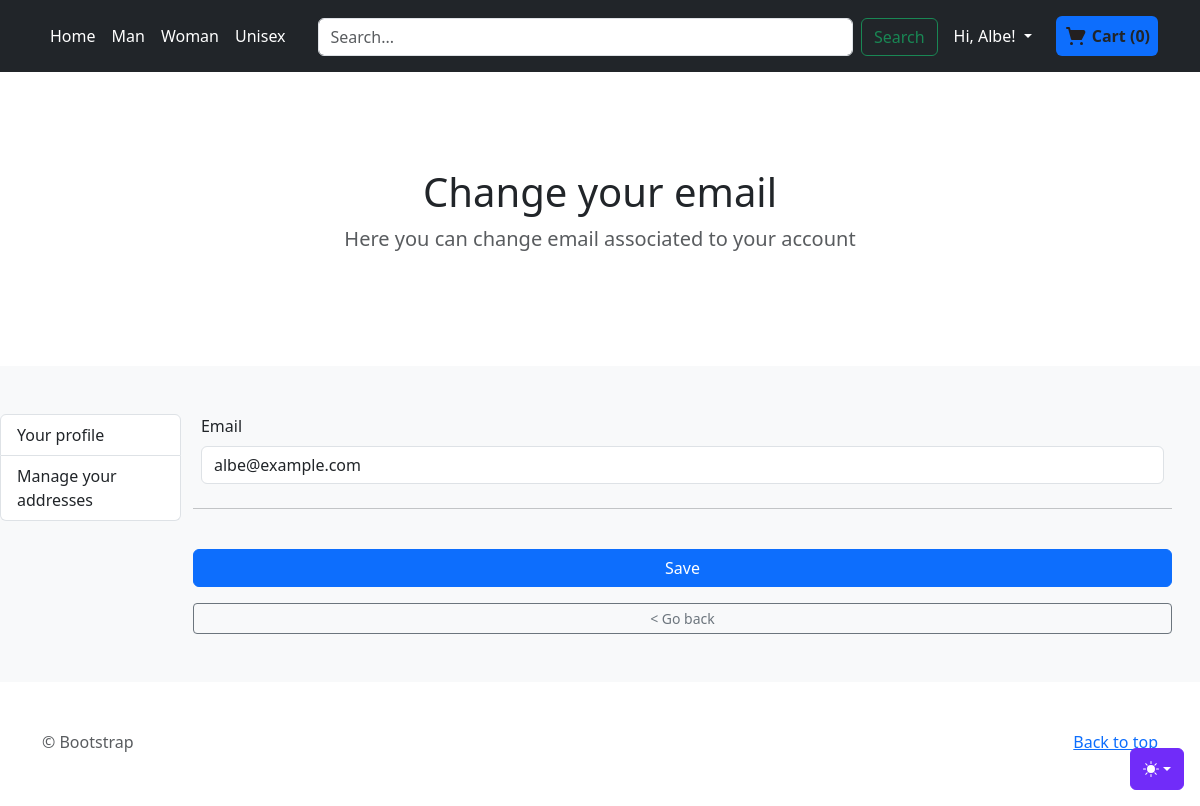
The page /accounts/profile/change-email (signed in) on the database as committed earlier.
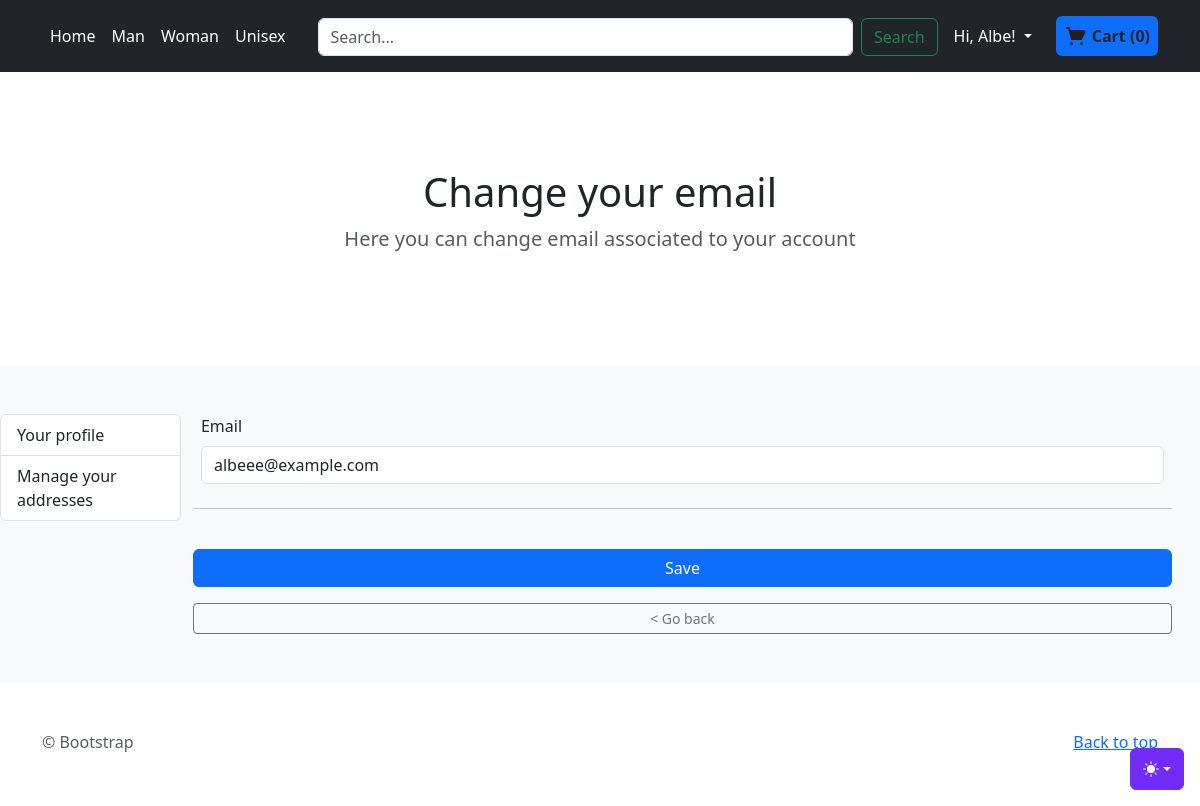
The same page on the database as committed later.
### accounts/models.py (models this page shows, shortened)
class CustomUser(AbstractUser):
    def __str__(self):
        return self.username

### accounts/views.py (the view, shortened to what this page needs)
# urls.py: path('profile/change-email', views.change_email, name='change-email'),
def change_email(request):
    data_response= {
        'email': ''
    }
    if request.user.is_authenticated:
        user = CustomUser.objects.get(id=request.user.id)
        old_email = user.email
        if old_email:
            data_response['email'] = old_email
        else:
            messages.error(request, 'Email not found.')
            redirect('accounts:profile')
    return render(request, 'accounts/change-email.html',data_response)

### order/models.py (called while the page is built)
    def total_items(self):
        return sum(item.quantity for item in self.cartitem_set.all())

    def total_price(self):
        total = 0
        for item in self.cartitem_set.all():
            total += item.quantity * item.product.price
        return total

### order/views.py (called while the page is built, shortened)
def get_or_create_cart(request):
    if request.user.is_authenticated:
        cart, created = Cart.objects.get_or_create(user=request.user)
    return cart

def get_cart_products(cart):
    cart_items = CartItem.objects.filter(cart=cart).select_related('product')
    cart_products = [
        {
            'product_id': item.product.id,
            'name': item.product.title,
            'price': item.product.price,
            'quantity': item.quantity,
            'size': item.product.size.size_name,
            'color': item.product.color.color_name
        } for item in cart_items
    ]
    return cart_products

def cart_info(request):
    cart = get_or_create_cart(request)
    data_response = {
        'cart_products': get_cart_products(cart),
        'total_items': cart.total_items(),
        'total_price': cart.total_price()
    }
    return data_response

### templates/accounts/change-email.html (shortened to what this page needs)
{% extends 'accounts/profile.html' %}
{% load static %}
{% block section_title %}Change your email{% endblock section_title %}
{% block section_par %}Here you can change email associated to your account{% endblock section_par %}
{% block content %}
    {% if user.is_authenticated %}
            <form method="POST" class="row g-3 container needs-validation">
            {% include 'accounts/registration/email_field.html' %}
            <hr class="my-4">
            <button class="btn btn-primary" type="submit">Save</button>
            <a class="btn btn-outline-secondary btn-sm mt-3" href="{% url 'accounts:profile' %}" role="button">< Go back</a>
            </form>
    {% else %}
        You are not logged in.
    {% endif %}
{% endblock content %}

### templates/store/index.html (shortened to what this page needs)
{% load static %}
<!doctype html>
<html lang="en" data-bs-theme="auto">
  <head><script src="{% static 'assets/js/color-modes.js' %}"></script>
    <link rel="stylesheet" href="https://cdn.jsdelivr.net/npm/@docsearch/css@3">
<link href="{%  static 'assets/dist/css/bootstrap.min.css' %}" rel="stylesheet">
<link href="{%  static 'assets/dist/css/store.css' %}" rel="stylesheet">
  </head>
  <body>
    <div class="dropdown position-fixed bottom-0 end-0 mb-3 me-3 bd-mode-toggle">
      <button class="btn btn-bd-primary py-2 dropdown-toggle d-flex align-items-center"
              id="bd-theme"
              type="button"
              aria-expanded="false"
              data-bs-toggle="dropdown"
              aria-label="Toggle theme (auto)">
        <svg class="bi my-1 theme-icon-active" width="1em" height="1em"><use href="#circle-half"></use></svg>
      </button>
    </div>
  <header class="p-3 text-bg-dark">
    <div class="container">
      <div class="d-flex flex-wrap align-items-center justify-content-between">
        <ul class="nav col-12 col-lg-auto mb-2 justify-content-center mb-md-0">
            <li><a href="{% url 'store:home' %}" class="nav-link px-2 text-white">Home</a></li>
            <li><a href="{% url 'store:gender-store' 'Male' %}" class="nav-link px-2 text-white">Man</a></li>
            <li><a href="{% url 'store:gender-store' 'Female' %}" class="nav-link px-2 text-white">Woman</a></li>
            <li><a href="{% url 'store:gender-store' 'Unisex' %}" class="nav-link px-2 text-white">Unisex</a></li>
        </ul>
        <form method="GET" action="{% url 'store:search' %}" class="m-auto col-lg-auto mb-3 mb-lg-0 me-lg-3 flex-grow-1 mx-4" role="search">
            <div class="d-flex">
                <input class="form-control me-2" type="search" placeholder="Search..." aria-label="Search" name="searched">
                <button class="btn btn-outline-success" type="submit">Search</button>
            </div>
        </form>
      <div class="m-auto d-flex justify-content-between align-items-center">
          {% if user.is_authenticated %}
            <div class="dropdown text-end me-4">
          <a href="#" class="d-block link-body-emphasis text-decoration-none dropdown-toggle text-white" data-bs-toggle="dropdown" aria-expanded="false">
              {% if user.first_name %}
                Hi, {{ user.first_name }}!
              {% else %}
                Hi, {{ user.username }}!
              {% endif %}
          </a>
        </div>
          {% endif %}
<div class="d-flex justify-content-center align-items-center rounded bg-primary p-2">
    <a href="{% url 'order:cart-overview' %}" class="d-flex justify-content-center text-decoration-none align-items-center" style="width: 100%; height: 100%;">
        <span class="ml-1 fw-bold text-dark" id="cart-total">
            Cart ({{ total_items }})
        </span>
    </a>
</div>
      </div>
      </div>
    </div>
  </header>
<main>
    {% block categories %}
      <section class="py-5 text-center container">
            <div class="row py-lg-5">
          <div class="col-lg-6 col-md-8 mx-auto">
            <h1 class="fw-light">{% block section_title %}Latest arrivals{% endblock section_title %}</h1>
            <p class="lead text-body-secondary">{% block section_par %}Choose a category to start shopping{% endblock section_par %}</p>
          </div>
        </div>
      </section>
    {% endblock categories %}
  <div class="album py-5 bg-body-tertiary">
  <div class="d-flex">
      {% block main_space %}{% endblock main_space %}
        <div class="container">
            {% block content %}{% endblock content %}
        </div>
  </div>
  </div>
</main>
<footer class="text-body-secondary py-5">
  <div class="container">
    <p class="float-end mb-1">
      <a href="#">Back to top</a>
    </p>
    <p class="mb-1"> &copy; Bootstrap</p>
  </div>
</footer>
    </body>
</html>

### templates/accounts/registration/email_field.html (shortened to what this page needs)
{% block email %}
<div class="col-12">
  <label for="email" class="form-label">Email</label>
  <input type="email" class="form-control" id="email" name="email" placeholder="yourname@example.com" required="" value="{{ email }}" pattern="[a-z0-9._%+\-]+@[a-z0-9.\-]+\.[a-z]{2,}$">
</div>
{% endblock email %}

Rows that differ between the two databases and show on the page:
changed CustomUser "Albe": email "albe@example.com" → "albeee@example.com"
